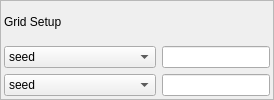
               <widget class="QFrame" name="plotting_frame">
                <property name="frameShape">
                 <enum>QFrame::StyledPanel</enum>
                </property>
                <property name="frameShadow">
                 <enum>QFrame::Raised</enum>
                </property>
                <layout class="QGridLayout" name="gridLayout_12">
                 <property name="leftMargin">
                  <number>3</number>
                 </property>
                 <property name="topMargin">
                  <number>3</number>
                 </property>
                 <property name="rightMargin">
                  <number>3</number>
                 </property>
                 <property name="bottomMargin">
                  <number>3</number>
                 </property>
                 <item row="4" column="1" colspan="4">
                  <widget class="QLineEdit" name="plotYLine"/>
                 </item>
                 <item row="3" column="0">
                  <widget class="QComboBox" name="plotX">
                   <item>
                    <property name="text">
                     <string>seed</string>
                    </property>
                   </item>
                   <item>
                    <property name="text">
                     <string>sampler</string>
                    </property>
                   </item>
                   <item>
                    <property name="text">
                     <string>steps</string>
                    </property>
                   </item>
                   <item>
                    <property name="text">
                     <string>scale</string>
                    </property>
                   </item>
                   <item>
                    <property name="text">
                     <string>ddim_eta</string>
                    </property>
                   </item>
                   <item>
                    <property name="text">
                     <string>strength</string>
                    </property>
                   </item>
                   <item>
                    <property name="text">
                     <string>mean_scale</string>
                    </property>
                   </item>
                   <item>
                    <property name="text">
                     <string>var_scale</string>
                    </property>
                   </item>
                   <item>
                    <property name="text">
                     <string>exposure_scale</string>
                    </property>
                   </item>
                   <item>
                    <property name="text">
                     <string>exposure_target</string>
                    </property>
                   </item>
                   <item>
                    <property name="text">
                     <string>colormatch_scale</string>
                    </property>
                   </item>
                   <item>
                    <property name="text">
                     <string>colormatch_image</string>
                    </property>
                   </item>
                   <item>
                    <property name="text">
                     <string>colormatch_n_colors</string>
                    </property>
                   </item>
                   <item>
                    <property name="text">
                     <string>ignore_sat_weight</string>
                    </property>
                   </item>
                   <item>
                    <property name="text">
                     <string>clip_scale</string>
                    </property>
                   </item>
                   <item>
                    <property name="text">
                     <string>aesthetics_scale</string>
                    </property>
                   </item>
                   <item>
                    <property name="text">
                     <string>cutn</string>
                    </property>
                   </item>
                   <item>
                    <property name="text">
                     <string>cut_pow</string>
                    </property>
                   </item>
                   <item>
                    <property name="text">
                     <string>init_mse_scale</string>
                    </property>
                   </item>
                   <item>
                    <property name="text">
                     <string>init_mse_image</string>
                    </property>
                   </item>
                   <item>
                    <property name="text">
                     <string>blue_scale</string>
                    </property>
                   </item>
                   <item>
                    <property name="text">
                     <string>gradient_wrt</string>
                    </property>
                   </item>
                   <item>
                    <property name="text">
                     <string>gradient_add_to</string>
                    </property>
                   </item>
                   <item>
                    <property name="text">
                     <string>decode_method</string>
                    </property>
                   </item>
                   <item>
                    <property name="text">
                     <string>grad_threshold_type</string>
                    </property>
                   </item>
                   <item>
                    <property name="text">
                     <string>clamp_grad_threshold</string>
                    </property>
                   </item>
                   <item>
                    <property name="text">
                     <string>clamp_start</string>
                    </property>
                   </item>
                   <item>
                    <property name="text">
                     <string>clamp_stop</string>
                    </property>
                   </item>
                   <item>
                    <property name="text">
                     <string>grad_inject_timing</string>
                    </property>
                   </item>
                   <item>
                    <property name="text">
                     <string>T</string>
                    </property>
                   </item>
                   <item>
                    <property name="text">
                     <string>lr</string>
                    </property>
                   </item>
                  </widget>
                 </item>
                 <item row="4" column="0">
                  <widget class="QComboBox" name="plotY">
                   <item>
                    <property name="text">
                     <string>seed</string>
                    </property>
                   </item>
                   <item>
                    <property name="text">
                     <string>sampler</string>
                    </property>
                   </item>
                   <item>
                    <property name="text">
                     <string>steps</string>
                    </property>
                   </item>
                   <item>
                    <property name="text">
                     <string>scale</string>
                    </property>
                   </item>
                   <item>
                    <property name="text">
                     <string>ddim_eta</string>
                    </property>
                   </item>
                   <item>
                    <property name="text">
                     <string>strength</string>
                    </property>
                   </item>
                   <item>
                    <property name="text">
                     <string>mean_scale</string>
                    </property>
                   </item>
                   <item>
                    <property name="text">
                     <string>var_scale</string>
                    </property>
                   </item>
                   <item>
                    <property name="text">
                     <string>exposure_scale</string>
                    </property>
                   </item>
                   <item>
                    <property name="text">
                     <string>exposure_target</string>
                    </property>
                   </item>
                   <item>
                    <property name="text">
                     <string>colormatch_scale</string>
                    </property>
                   </item>
                   <item>
                    <property name="text">
                     <string>colormatch_image</string>
                    </property>
                   </item>
                   <item>
                    <property name="text">
                     <string>colormatch_n_colors</string>
                    </property>
                   </item>
                   <item>
                    <property name="text">
                     <string>ignore_sat_weight</string>
                    </property>
                   </item>
                   <item>
                    <property name="text">
                     <string>clip_scale</string>
                    </property>
                   </item>
                   <item>
                    <property name="text">
                     <string>aesthetics_scale</string>
                    </property>
                   </item>
                   <item>
                    <property name="text">
                     <string>cutn</string>
                    </property>
                   </item>
                   <item>
                    <property name="text">
                     <string>cut_pow</string>
                    </property>
                   </item>
                   <item>
                    <property name="text">
                     <string>init_mse_scale</string>
                    </property>
                   </item>
                   <item>
                    <property name="text">
                     <string>init_mse_image</string>
                    </property>
                   </item>
                   <item>
                    <property name="text">
                     <string>blue_scale</string>
                    </property>
                   </item>
                   <item>
                    <property name="text">
                     <string>gradient_wrt</string>
                    </property>
                   </item>
                   <item>
                    <property name="text">
                     <string>gradient_add_to</string>
                    </property>
                   </item>
                   <item>
                    <property name="text">
                     <string>decode_method</string>
                    </property>
                   </item>
                   <item>
                    <property name="text">
                     <string>grad_threshold_type</string>
                    </property>
                   </item>
                   <item>
                    <property name="text">
                     <string>clamp_grad_threshold</string>
                    </property>
                   </item>
                   <item>
                    <property name="text">
                     <string>clamp_start</string>
                    </property>
                   </item>
                   <item>
                    <property name="text">
                     <string>clamp_stop</string>
                    </property>
                   </item>
                   <item>
                    <property name="text">
                     <string>grad_inject_timing</string>
                    </property>
                   </item>
                   <item>
                    <property name="text">
                     <string>T</string>
                    </property>
                   </item>
                   <item>
                    <property name="text">
                     <string>lr</string>
                    </property>
                   </item>
                  </widget>
                 </item>
                 <item row="3" column="1" colspan="4">
                  <widget class="QLineEdit" name="plotXLine"/>
                 </item>
                 <item row="2" column="0">
                  <widget class="QLabel" name="label_71">
                   <property name="text">
                    <string>Grid Setup</string>
                   </property>
                  </widget>
                 </item>
                </layout>
               </widget>
